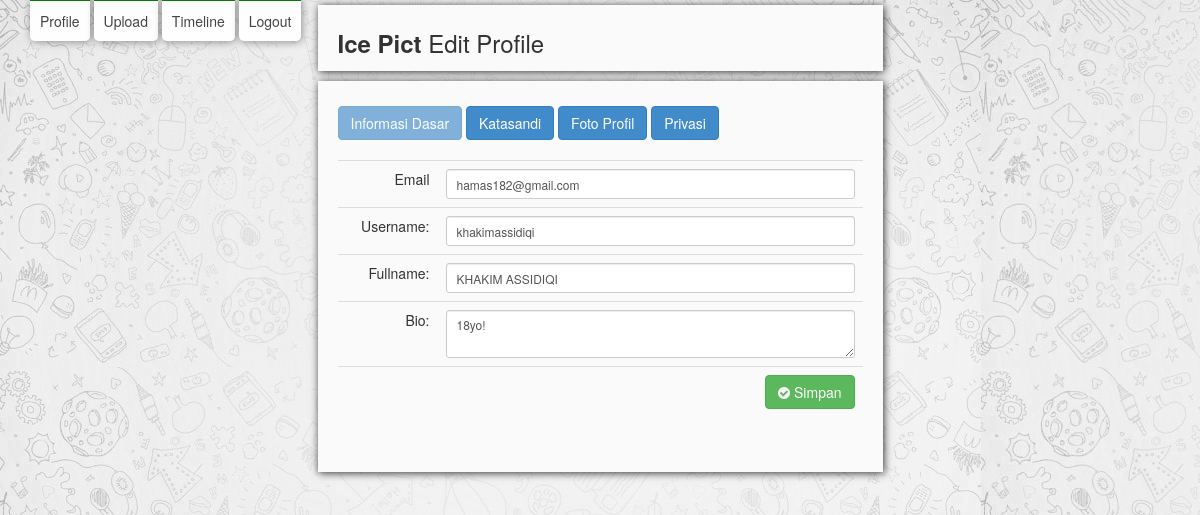
Page /kelengkapan.php (signed in) on the committed database.
### tables this page shows
CREATE TABLE IF NOT EXISTS `user` (
  `id_user` int(50) NOT NULL AUTO_INCREMENT,
  `email` varchar(50) NOT NULL,
  `email_status` varchar(10) NOT NULL DEFAULT 'unverified',
  `password` varchar(50) NOT NULL,
  `username` varchar(32) NOT NULL,
  `fullname` varchar(50) NOT NULL,
  `bio` text NOT NULL,
  `profilpic` varchar(50) NOT NULL DEFAULT 'default.jpg',
  `reg_date` datetime NOT NULL,
  `ver_code` varchar(40) DEFAULT NULL,
  `forgot_key` varchar(40) DEFAULT NULL,
  `setting` varchar(1000) NOT NULL DEFAULT '{"private_account":true, "premium_account":false, "official_account":false}',
  `status` varchar(10) NOT NULL,
  `point` int(8) NOT NULL DEFAULT '0',
  PRIMARY KEY (`id_user`)
);

### kelengkapan.php (the view, shortened to what this page needs)
<?php require_once('Connections/konek.php'); ?>
<?php
if (!function_exists("GetSQLValueString")) {
function GetSQLValueString($theValue, $theType, $theDefinedValue = "", $theNotDefinedValue = "")
{
  $theValue = function_exists("mysql_real_escape_string") ? mysql_real_escape_string($theValue) : mysql_escape_string($theValue);
  switch ($theType) {
    case "text":
      $theValue = ($theValue != "") ? "'" . $theValue . "'" : "NULL";
      break;
  }
  return $theValue;
}
}
$editFormAction = $_SERVER['PHP_SELF'];
if (isset($_SERVER['QUERY_STRING'])) {
  $editFormAction .= "?" . htmlentities($_SERVER['QUERY_STRING']);
}
$colname_user = "-1";
if (isset($_SESSION['MM_Username'])) {
  $colname_user = $_SESSION['MM_Username'];
}
$query_user = sprintf("SELECT * FROM `user` WHERE username = %s", GetSQLValueString($colname_user, "text"));
$user = mysql_query($query_user, $konek) or die(mysql_error());
$row_user = mysql_fetch_assoc($user);
?>
<!DOCTYPE html PUBLIC "-//W3C//DTD XHTML 1.0 Transitional//EN" "http://www.w3.org/TR/xhtml1/DTD/xhtml1-transitional.dtd">
<html xmlns="http://www.w3.org/1999/xhtml">
<head>
<link rel="stylesheet" href="assets/css/bootstrap.min.css">
	<link rel="stylesheet" href="assets/css/style.css">
    <link rel="stylesheet" href="assets/css/font-awesome.css">
</head>
<body>
	<div class="nav nav-bars">
		<ul class="pull-right">
			<li><a href="profile.php">Profile</a></li>
			<li><a href="upload.php">Upload</a></li>
			<li><a href="timeline.php">Timeline</a></li>
			<li><a href="logout.php">Logout</a></li>
		</ul>
	</div>
    <div class="main-content">
		<div class="row">
			<div class="col-md-6 col-md-offset-3">
				<div class="row bg-dark photo padding">
					<div class="col-md-12">
						<h3><strong>Ice Pict</strong> Edit Profile</h3>
					</div>
				</div>
        <div class="row bg-dark photo padding">
					<div class="col-md-12">
<br/>
<a href="kelengkapan.php" class="btn btn-primary disabled">Informasi Dasar</a>
<a href="kelengkapan_password.php" class="btn btn-primary">Katasandi</a>
<a href="kelengkapan_photos.php" class="btn btn-primary">Foto Profil</a>
<a href="kelengkapan_privacy.php" class="btn btn-primary">Privasi</a>
<br/>
<br/>
<form action="<?php echo $editFormAction; ?>" method="post" name="form1" id="form1">
  <table class="table">
    <tr valign="baseline">
      <td nowrap="nowrap" align="right" width="100px">Email</td>
      <td>
		<input type="text" name="email" value="<?php echo htmlentities($row_user['email'], ENT_COMPAT, 'utf-8'); ?>" size="32"class= "form-control input-sm" placeholder="email" />
	  </td>
    </tr>
    <tr valign="baseline">
      <td nowrap="nowrap" align="right">Username:</td>
      <td><input type="text" name="username" value="<?php echo htmlentities($row_user['username'], ENT_COMPAT, 'utf-8'); ?>" size="32" class= "form-control input-sm" placeholder="username" /></td>
    </tr>
    <tr valign="baseline">
      <td nowrap="nowrap" align="right">Fullname:</td>
      <td><input type="text" name="fullname" value="<?php echo htmlentities($row_user['fullname'], ENT_COMPAT, 'utf-8'); ?>" size="32"class= "form-control input-sm" placeholder="fullname" /></td>
    </tr>
    <tr valign="baseline">
      <td nowrap="nowrap" align="right">Bio:</td>
      <td>
	  <textarea name="bio" class= "form-control input-sm" placeholder="bio"/><?php echo htmlentities($row_user['bio'], ENT_COMPAT, 'utf-8'); ?></textarea>
	  </td>
    </tr>
    <tr valign="baseline">
      <td nowrap="nowrap" align="right">&nbsp;</td>
      <td><button type="submit" name="button" id="button" value="simpan" class="btn btn-success pull-right"><i class="fa fa-check-circle"></i> Simpan</button></td>
    </tr>
  </table>
</form>
<p>&nbsp;</p>
</body>
</html>

### assets/css/style.css (style rules this page uses)
body { background-image: url('../img/bg-download_W.jpg'); background-attachment: fixed; }
.bg-dark { background-color: #fafafa; }
.photo { box-shadow: 1px 1px 8px rgba(0,0,0,.8); margin-bottom: 10px; }
.row { padding: 5px; margin-right: 0px; margin-left: 0px; }
.nav { margin-left: -10px; margin-top: 11px; position: fixed; }
.nav li { display: inline; padding: 10px; background-color: #fefefe; border-radius: 0px 0px 5px 5px; border-top: 3px solid green; box-shadow: 1px 1px 8px rgba(0,0,0,.4); }
.nav li a { color: #444; }
.padding { padding: 5px; }

### rows in the picture
user: email "hamas182@gmail.com", username "khakimassidiqi", fullname "KHAKIM ASSIDIQI", bio "18yo!"
